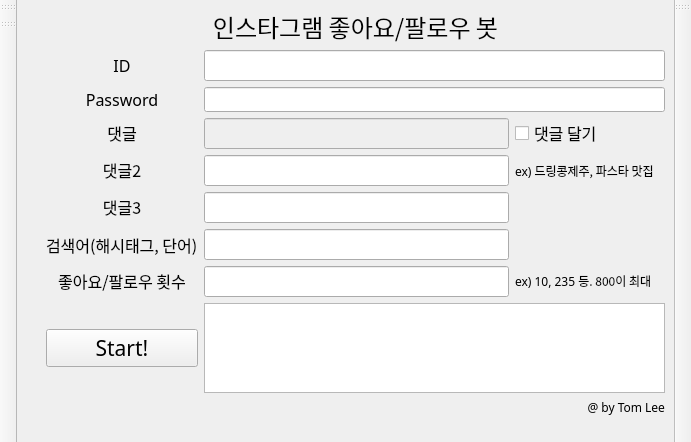
<?xml version="1.0" encoding="UTF-8"?>
<ui version="4.0">
 <class>MainWindow</class>
 <widget class="QMainWindow" name="MainWindow">
  <property name="geometry">
   <rect>
    <x>0</x>
    <y>0</y>
    <width>691</width>
    <height>442</height>
   </rect>
  </property>
  <property name="font">
   <font>
    <family>HY견고딕</family>
    <pointsize>12</pointsize>
   </font>
  </property>
  <property name="windowTitle">
   <string>Instagram AI Bot</string>
  </property>
  <property name="windowIcon">
   <iconset>
    <normaloff>instagram_img.png</normaloff>
    <normalon>instagram_img.png</normalon>instagram_img.png</iconset>
  </property>
  <widget class="QWidget" name="centralwidget">
   <layout class="QGridLayout" name="gridLayout_3">
    <item row="0" column="0">
     <layout class="QGridLayout" name="gridLayout_2">
      <item row="0" column="0">
       <spacer name="verticalSpacer">
        <property name="orientation">
         <enum>Qt::Vertical</enum>
        </property>
        <property name="sizeHint" stdset="0">
         <size>
          <width>20</width>
          <height>40</height>
         </size>
        </property>
       </spacer>
      </item>
      <item row="1" column="1">
       <spacer name="horizontalSpacer">
        <property name="orientation">
         <enum>Qt::Horizontal</enum>
        </property>
        <property name="sizeHint" stdset="0">
         <size>
          <width>498</width>
          <height>17</height>
         </size>
        </property>
       </spacer>
      </item>
      <item row="0" column="1">
       <layout class="QGridLayout" name="gridLayout">
        <item row="5" column="0">
         <widget class="QLabel" name="label_4">
          <property name="text">
           <string>&lt;html&gt;&lt;head/&gt;&lt;body&gt;&lt;p align=&quot;center&quot;&gt;&lt;span style=&quot; font-size:12pt;&quot;&gt;댓글3&lt;/span&gt;&lt;/p&gt;&lt;/body&gt;&lt;/html&gt;</string>
          </property>
         </widget>
        </item>
        <item row="4" column="0">
         <widget class="QLabel" name="search_label">
          <property name="font">
           <font>
            <family>휴먼옛체</family>
            <pointsize>12</pointsize>
            <weight>50</weight>
            <bold>false</bold>
           </font>
          </property>
          <property name="text">
           <string>&lt;html&gt;&lt;head/&gt;&lt;body&gt;&lt;p align=&quot;center&quot;&gt;댓글2&lt;/p&gt;&lt;/body&gt;&lt;/html&gt;</string>
          </property>
         </widget>
        </item>
        <item row="0" column="0" colspan="4">
         <widget class="QLabel" name="label_2">
          <property name="font">
           <font>
            <family>휴먼옛체</family>
            <pointsize>18</pointsize>
            <weight>50</weight>
            <bold>false</bold>
           </font>
          </property>
          <property name="text">
           <string>&lt;html&gt;&lt;head/&gt;&lt;body&gt;&lt;p align=&quot;center&quot;&gt;인스타그램 좋아요/팔로우 봇&lt;/p&gt;&lt;/body&gt;&lt;/html&gt;</string>
          </property>
         </widget>
        </item>
        <item row="1" column="0">
         <widget class="QLabel" name="id_label">
          <property name="font">
           <font>
            <family>휴먼옛체</family>
            <pointsize>12</pointsize>
            <weight>50</weight>
            <bold>false</bold>
           </font>
          </property>
          <property name="text">
           <string>&lt;html&gt;&lt;head/&gt;&lt;body&gt;&lt;p align=&quot;center&quot;&gt;ID&lt;/p&gt;&lt;/body&gt;&lt;/html&gt;</string>
          </property>
         </widget>
        </item>
        <item row="3" column="1" colspan="2">
         <widget class="QLineEdit" name="input_comment">
          <property name="enabled">
           <bool>false</bool>
          </property>
          <property name="readOnly">
           <bool>false</bool>
          </property>
         </widget>
        </item>
        <item row="7" column="0">
         <widget class="QLabel" name="cycle_label">
          <property name="font">
           <font>
            <family>휴먼옛체</family>
            <pointsize>12</pointsize>
            <weight>50</weight>
            <bold>false</bold>
           </font>
          </property>
          <property name="text">
           <string>&lt;html&gt;&lt;head/&gt;&lt;body&gt;&lt;p align=&quot;center&quot;&gt;좋아요/팔로우 횟수&lt;/p&gt;&lt;/body&gt;&lt;/html&gt;</string>
          </property>
         </widget>
        </item>
        <item row="2" column="0">
         <widget class="QLabel" name="pw_label">
          <property name="font">
           <font>
            <family>휴먼옛체</family>
            <pointsize>12</pointsize>
            <weight>50</weight>
            <bold>false</bold>
           </font>
          </property>
          <property name="text">
           <string>&lt;html&gt;&lt;head/&gt;&lt;body&gt;&lt;p align=&quot;center&quot;&gt;Password&lt;/p&gt;&lt;/body&gt;&lt;/html&gt;</string>
          </property>
         </widget>
        </item>
        <item row="4" column="1" colspan="2">
         <widget class="QLineEdit" name="input_comment2">
          <property name="font">
           <font>
            <family>휴먼옛체</family>
            <pointsize>12</pointsize>
            <weight>50</weight>
            <bold>false</bold>
           </font>
          </property>
          <property name="focusPolicy">
           <enum>Qt::StrongFocus</enum>
          </property>
          <property name="echoMode">
           <enum>QLineEdit::Normal</enum>
          </property>
         </widget>
        </item>
        <item row="1" column="1" colspan="3">
         <widget class="QLineEdit" name="input_id">
          <property name="font">
           <font>
            <family>휴먼옛체</family>
            <pointsize>12</pointsize>
            <weight>50</weight>
            <bold>false</bold>
           </font>
          </property>
         </widget>
        </item>
        <item row="3" column="3">
         <widget class="QCheckBox" name="comment_check">
          <property name="font">
           <font>
            <family>휴먼옛체</family>
           </font>
          </property>
          <property name="text">
           <string>댓글 달기</string>
          </property>
         </widget>
        </item>
        <item row="7" column="1" colspan="2">
         <widget class="QLineEdit" name="input_cnt">
          <property name="font">
           <font>
            <family>휴먼옛체</family>
            <pointsize>12</pointsize>
            <weight>50</weight>
            <bold>false</bold>
           </font>
          </property>
          <property name="focusPolicy">
           <enum>Qt::StrongFocus</enum>
          </property>
          <property name="echoMode">
           <enum>QLineEdit::Normal</enum>
          </property>
         </widget>
        </item>
        <item row="4" column="3">
         <widget class="QLabel" name="label">
          <property name="font">
           <font>
            <family>휴먼옛체</family>
            <pointsize>9</pointsize>
            <weight>50</weight>
            <bold>false</bold>
           </font>
          </property>
          <property name="text">
           <string>ex) 드링콩제주, 파스타 맛집</string>
          </property>
         </widget>
        </item>
        <item row="14" column="3">
         <widget class="QLabel" name="label_5">
          <property name="font">
           <font>
            <family>휴먼옛체</family>
            <pointsize>9</pointsize>
            <weight>50</weight>
            <bold>false</bold>
           </font>
          </property>
          <property name="text">
           <string>&lt;html&gt;&lt;head/&gt;&lt;body&gt;&lt;p align=&quot;right&quot;&gt;@ by Tom Lee&lt;/p&gt;&lt;/body&gt;&lt;/html&gt;</string>
          </property>
         </widget>
        </item>
        <item row="2" column="1" colspan="3">
         <widget class="QLineEdit" name="input_pw">
          <property name="font">
           <font>
            <family>휴먼옛체</family>
            <pointsize>9</pointsize>
            <weight>50</weight>
            <bold>false</bold>
           </font>
          </property>
          <property name="focusPolicy">
           <enum>Qt::StrongFocus</enum>
          </property>
          <property name="echoMode">
           <enum>QLineEdit::Password</enum>
          </property>
         </widget>
        </item>
        <item row="8" column="1" colspan="3">
         <widget class="QTextBrowser" name="textBrowser">
          <property name="font">
           <font>
            <family>휴먼옛체</family>
            <pointsize>12</pointsize>
            <weight>50</weight>
            <bold>false</bold>
           </font>
          </property>
         </widget>
        </item>
        <item row="7" column="3">
         <widget class="QLabel" name="label_3">
          <property name="font">
           <font>
            <family>휴먼옛체</family>
            <pointsize>9</pointsize>
            <weight>50</weight>
            <bold>false</bold>
           </font>
          </property>
          <property name="text">
           <string>&lt;html&gt;&lt;head/&gt;&lt;body&gt;&lt;p&gt;ex) 10, 235 등. 800이 최대&lt;/p&gt;&lt;/body&gt;&lt;/html&gt;</string>
          </property>
         </widget>
        </item>
        <item row="3" column="0">
         <widget class="QLabel" name="label_6">
          <property name="font">
           <font>
            <family>휴먼옛체</family>
           </font>
          </property>
          <property name="text">
           <string>&lt;html&gt;&lt;head/&gt;&lt;body&gt;&lt;p align=&quot;center&quot;&gt;댓글&lt;/p&gt;&lt;/body&gt;&lt;/html&gt;</string>
          </property>
         </widget>
        </item>
        <item row="5" column="1" colspan="2">
         <widget class="QLineEdit" name="input_comment3"/>
        </item>
        <item row="8" column="0">
         <widget class="QPushButton" name="start_btn">
          <property name="font">
           <font>
            <family>휴먼옛체</family>
            <pointsize>16</pointsize>
            <weight>50</weight>
            <bold>false</bold>
           </font>
          </property>
          <property name="text">
           <string>Start!</string>
          </property>
         </widget>
        </item>
        <item row="6" column="0">
         <widget class="QLabel" name="label_7">
          <property name="text">
           <string>검색어(해시태그, 단어)</string>
          </property>
         </widget>
        </item>
        <item row="6" column="1" colspan="2">
         <widget class="QLineEdit" name="input_search"/>
        </item>
       </layout>
      </item>
     </layout>
    </item>
   </layout>
  </widget>
  <widget class="QToolBar" name="toolBar">
   <property name="windowTitle">
    <string>toolBar</string>
   </property>
   <attribute name="toolBarArea">
    <enum>LeftToolBarArea</enum>
   </attribute>
   <attribute name="toolBarBreak">
    <bool>false</bool>
   </attribute>
  </widget>
  <widget class="QToolBar" name="toolBar_2">
   <property name="windowTitle">
    <string>toolBar_2</string>
   </property>
   <attribute name="toolBarArea">
    <enum>RightToolBarArea</enum>
   </attribute>
   <attribute name="toolBarBreak">
    <bool>false</bool>
   </attribute>
  </widget>
  <widget class="QToolBar" name="toolBar_3">
   <property name="windowTitle">
    <string>toolBar_3</string>
   </property>
   <attribute name="toolBarArea">
    <enum>LeftToolBarArea</enum>
   </attribute>
   <attribute name="toolBarBreak">
    <bool>false</bool>
   </attribute>
  </widget>
 </widget>
 <tabstops>
  <tabstop>input_id</tabstop>
  <tabstop>input_pw</tabstop>
  <tabstop>input_comment</tabstop>
  <tabstop>input_comment2</tabstop>
  <tabstop>input_comment3</tabstop>
  <tabstop>input_search</tabstop>
  <tabstop>input_cnt</tabstop>
  <tabstop>textBrowser</tabstop>
  <tabstop>start_btn</tabstop>
  <tabstop>comment_check</tabstop>
 </tabstops>
 <resources/>
 <connections/>
</ui>
